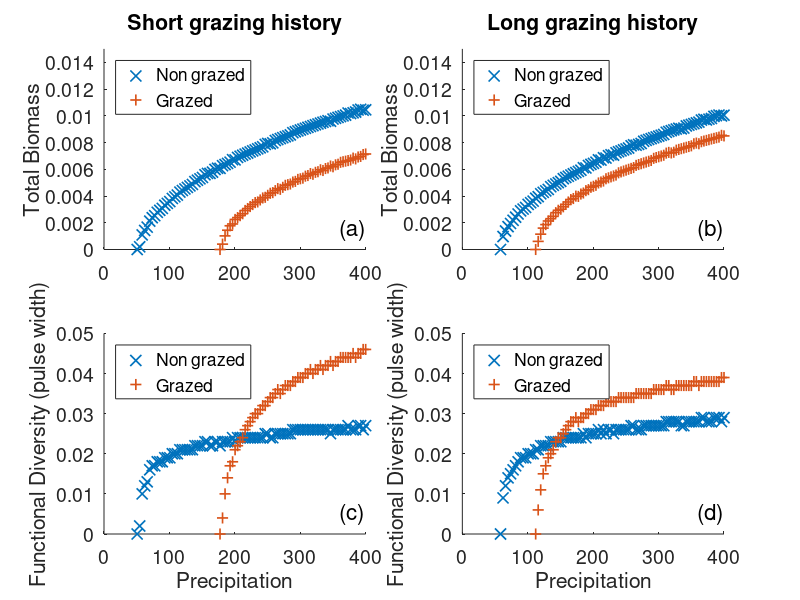

Recreate this plot in MATLAB.
% load data file from simulation, and plot the results. This code is
% specifically made to create figure 5(?) in the paper, using the files
% 'FD_along_p_long.mat' and 'FD_along_p_short.mat'. These files can be
% replaced with any other saved workspace from simulation.
load('FD_along_p_short.mat'); % first data file to be loaded.
pulse_width=zeros(nm,np);
btot=zeros(nm,np);
thress=0.1; % detection thresshold for biomass, below that we assume b_i=0.
for i=1:nm
    for j=1:np
        xdat(i,j,xdat(i,j,:)<thress)=0; % assign zero biomass below detection level
        bmax(i,j)=max(xdat(i,j,:)); % find maximal species
        btot(i,j)=sum(xdat(i,j,1:prm.n))/prm.n;
        for w=1:prm.n % calculate the pulse width for the current m,p parameters.
            if (xdat(i,j,w)>thress)
                pulse_width(i,j)=pulse_width(i,j)+1/prm.n;
            end
  
        end
    end
end

figure(1);
set(gcf,'position',[100,100,800,500]);
subplot(2,2,3);
hold all;
show=[1 2];
str=['xb';'+g'];
for i=show
    [val,ind]=min(pulse_width(i,pulse_width(i,:)~=0)); % find the first nonzero result to remove points on the X axis.
    plot(prm.p_range(1:ind+1),pulse_width(i,1:ind+1),str(i),'markersize',8,'linewidth',1.2)
end
axis([0,400,0,.05]);
leg={'Non grazed','Grazed'};
legend(leg,'location','northwest')
xlabel('Precipitation','fontsize',14);
ylabel('Functional Diversity (pulse width)','fontsize',14);
set(gca,'fontsize',14);
text(0.9,0.1,'(c)','units','normalized','fontsize',16);

subplot(2,2,1);
hold all;
title('Short grazing history','fontsize',14);
show=[1 2];
str=['xb';'+g'];
for i=show
    [val,ind]=min(btot(i,btot(i,:)~=0));
    plot(prm.p_range(1:ind+1),btot(i,1:ind+1),str(i),'markersize',8,'linewidth',1.2)
end
axis([0,400,0,0.015]);
leg={'Non grazed','Grazed'};
legend(leg,'location','northwest')
xlabel('','fontsize',14);
ylabel('Total Biomass','fontsize',14);
set(gca,'fontsize',14);
text(0.9,0.1,'(a)','units','normalized','fontsize',16);


% repeat the process to displat another file
load('FD_along_p_long.mat');  % second data file to be loaded.
pulse_width=zeros(nm,np);
btot=zeros(nm,np);
thress=0.1; % detection thresshold for biomass, below that we assume b_i=0.
for i=1:nm
    for j=1:np
        xdat(i,j,xdat(i,j,:)<thress)=0; % assign zero biomass below detection level
        bmax(i,j)=max(xdat(i,j,:)); % find maximal species
        btot(i,j)=sum(xdat(i,j,1:prm.n))/prm.n;
        for w=1:prm.n % calculate the pulse width for the current m,p parameters.
            if (xdat(i,j,w)>thress)
                pulse_width(i,j)=pulse_width(i,j)+1/prm.n;
            end
  
        end
    end
end

figure(1);
set(gcf,'position',[100,100,800,500]);
subplot(2,2,4);
hold all;
show=[1 2];
str=['xb';'+g'];
for i=show
    [val,ind]=min(pulse_width(i,pulse_width(i,:)~=0)); % find the first nonzero result to remove points on the X axis.
    plot(prm.p_range(1:ind+1),pulse_width(i,1:ind+1),str(i),'markersize',8,'linewidth',1.2)
end
axis([0,400,0,.05]);
leg={'Non grazed','Grazed'};
legend(leg,'location','northwest')
xlabel('Precipitation','fontsize',14);

ylabel('Functional Diversity (pulse width)','fontsize',14);
set(gca,'fontsize',14);
text(0.9,0.1,'(d)','units','normalized','fontsize',16);

subplot(2,2,2);
hold all;
title('Long grazing history','fontsize',14);
show=[1 2];
str=['xb';'+g'];
for i=show
    [val,ind]=min(btot(i,btot(i,:)~=0));
    plot(prm.p_range(1:ind+1),btot(i,1:ind+1),str(i),'markersize',8,'linewidth',1.2)
end
axis([0,400,0,0.015]);
leg={'Non grazed','Grazed'};
legend(leg,'location','northwest')
xlabel('','fontsize',14);
ylabel('Total Biomass','fontsize',14);
set(gca,'fontsize',14);
text(0.9,0.1,'(b)','units','normalized','fontsize',16);
